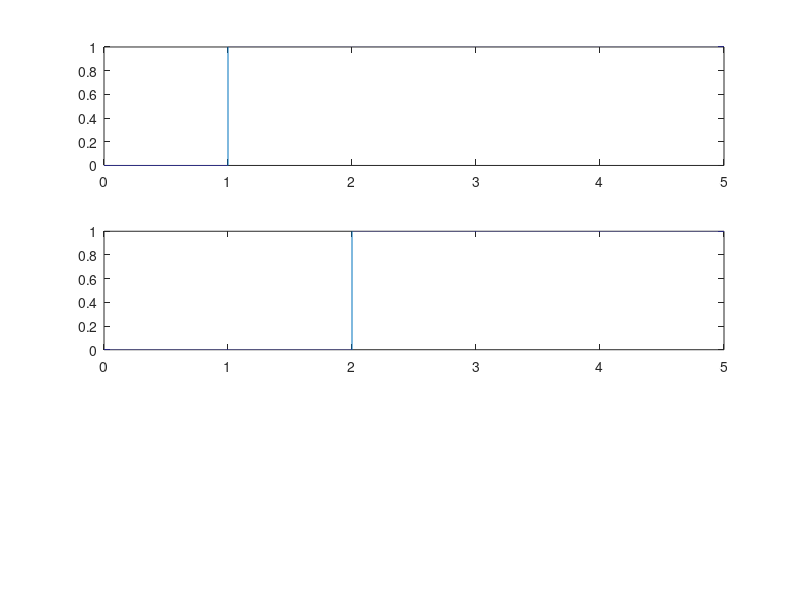

Write the MATLAB code that produced this figure. (Note: this script raises an error after producing the figure.)
clc
clear all
close all

sampling_rate=33000;
duration = 5;

t=0:1/sampling_rate:5;

t = linspace(0, duration, duration * sampling_rate);

t1 = 1;
t2 = 2;

unit_step_1 = (t>=1);
#unit_step_1 = (t-t1);

#stem(n,x);
subplot(3,1,1);
plot(t, unit_step_1);

unit_step_2 = (t>=2);
subplot(3,1,2);
plot(t, unit_step_2);

#rec_window = unit_step_1 - unit_step_2;
rec_window = window(t,t1,t2, 1);

subplot(3,1,3);
plot(t, rec_window);
